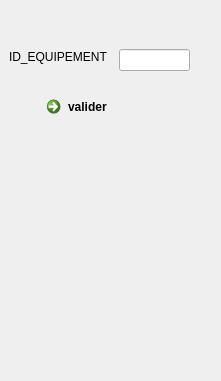
             <widget class="QWidget" name="page_111">
              <property name="geometry">
               <rect>
                <x>0</x>
                <y>0</y>
                <width>221</width>
                <height>381</height>
               </rect>
              </property>
              <attribute name="label">
               <string>supprimer</string>
              </attribute>
              <widget class="QStackedWidget" name="stackedWidget_26">
               <property name="geometry">
                <rect>
                 <x>9</x>
                 <y>9</y>
                 <width>191</width>
                 <height>241</height>
                </rect>
               </property>
               <property name="currentIndex">
                <number>1</number>
               </property>
               <widget class="QWidget" name="page_112"/>
               <widget class="QWidget" name="page_113">
                <widget class="QLabel" name="label_89">
                 <property name="geometry">
                  <rect>
                   <x>0</x>
                   <y>40</y>
                   <width>101</width>
                   <height>16</height>
                  </rect>
                 </property>
                 <property name="text">
                  <string>ID_EQUIPEMENT</string>
                 </property>
                </widget>
                <widget class="QLineEdit" name="IDE_s_6">
                 <property name="geometry">
                  <rect>
                   <x>110</x>
                   <y>40</y>
                   <width>71</width>
                   <height>22</height>
                  </rect>
                 </property>
                </widget>
                <widget class="QCommandLinkButton" name="commandLinkButton_21">
                 <property name="geometry">
                  <rect>
                   <x>30</x>
                   <y>80</y>
                   <width>187</width>
                   <height>41</height>
                  </rect>
                 </property>
                 <property name="text">
                  <string>valider</string>
                 </property>
                </widget>
               </widget>
              </widget>
             </widget>
